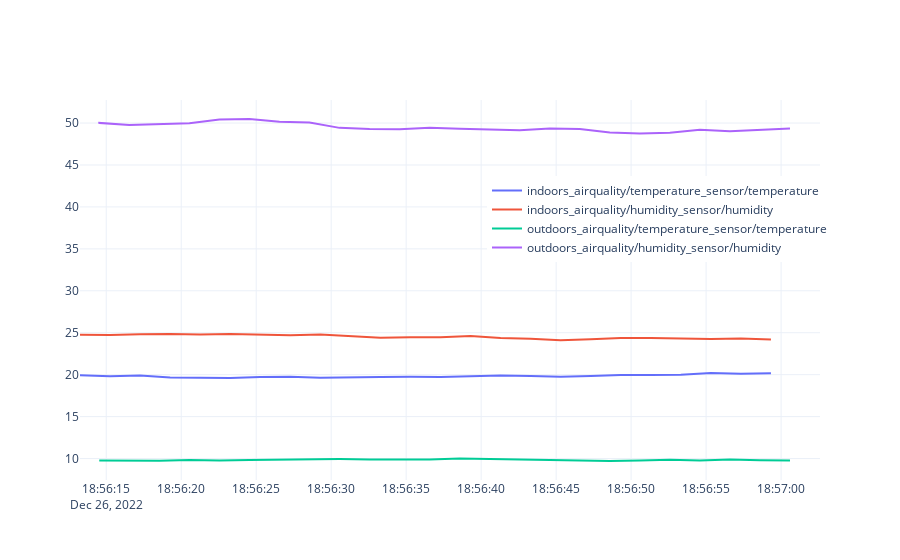

The code cell stored with this chart in its notebook:
### Code cell
names = []
fig = go.Figure()
for i, (dev, t) in enumerate(zip(devs,ts)) :
    for j, row in dev.iterrows() :
        dev_uuid = row.uuid
        dev_class, mod_name, attrib_name = row['class'], row['mod'], row['attrib']
        if mod_name in  ['air_quality_sensor','pressure_sensor'] : continue
        name = row.uuid + '/' + mod_name + '/' + attrib_name
        fig.add_trace(go.Scatter(x=t, y=row[val_cols],
                    mode='lines',
                    name=name))
        names.append(name)
fig.update_layout(legend=dict(
    yanchor="top",
    y=0.8,
    xanchor="left",
    x=0.55
))
fig.show()
